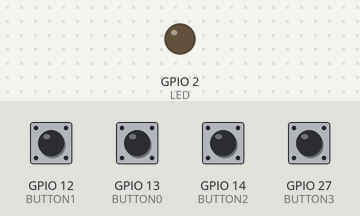
The sketch below on a simulated ESP32. Parts: output pins drawn as LEDs (lit = HIGH). Inputs (shaded band) come from the test bench; at power-on: GPIO 12 (BUTTON1), GPIO 13 (BUTTON0), GPIO 14 (BUTTON2), GPIO 27 (BUTTON3) HIGH.

Above: at 1.2 s.
1.3 s: GPIO 12 (BUTTON1) pulled LOW for 0.15 s
At 1.9 s:
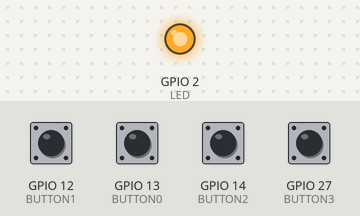
2.9 s: GPIO 12 (BUTTON1) pulled LOW for 1 s
At 4.3 s:
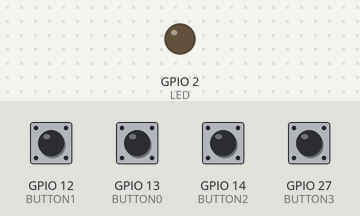
5.4 s: GPIO 13 (BUTTON0) pulled LOW for 0.15 s
At 6.2 s:
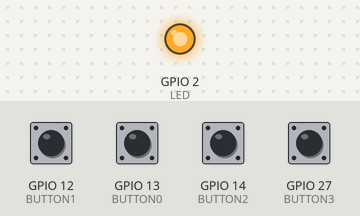
Timing chart, 0 to 8.4 s (numbered marks = the images above; inputs shaded):
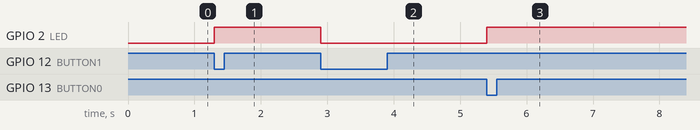

Measured:
- after the input at 1.3 s, GPIO 2 (LED): LOW → HIGH at once
- after the input at 2.9 s, GPIO 2 (LED): HIGH → LOW at once
- after the input at 5.4 s, GPIO 2 (LED): LOW → HIGH at once

The sketch:

button_loop.ino
```cpp
#define BUTTON0 13
#define BUTTON1 12
#define BUTTON2 14
#define BUTTON3 27
#define LED 2

static volatile uint8_t run_loop = 0;
static uint8_t led_state = 0;

void button_pressed(){
  run_loop = 1;
}

void setup() {
  // put your setup code here, to run once:

  // inputs
  pinMode(BUTTON0, INPUT_PULLUP);
  pinMode(BUTTON1, INPUT_PULLUP);
  pinMode(BUTTON2, INPUT_PULLUP);
  pinMode(BUTTON3, INPUT_PULLUP);

  pinMode(LED, OUTPUT);

  // attach interrupts => wake from sleep to run mainloop
  // OR run timer, that triggers main loop execution periodically?

  attachInterrupt(digitalPinToInterrupt(BUTTON0), button_pressed, FALLING);
  attachInterrupt(digitalPinToInterrupt(BUTTON1), button_pressed, FALLING);
  attachInterrupt(digitalPinToInterrupt(BUTTON2), button_pressed, FALLING);
  attachInterrupt(digitalPinToInterrupt(BUTTON3), button_pressed, FALLING);

  digitalWrite(LED, led_state);
}

void loop() {
  // put your main code here, to run repeatedly:

  if(run_loop){
    run_loop = 0;
    digitalWrite(LED, !led_state);
    led_state = !led_state;
  }


}
```
